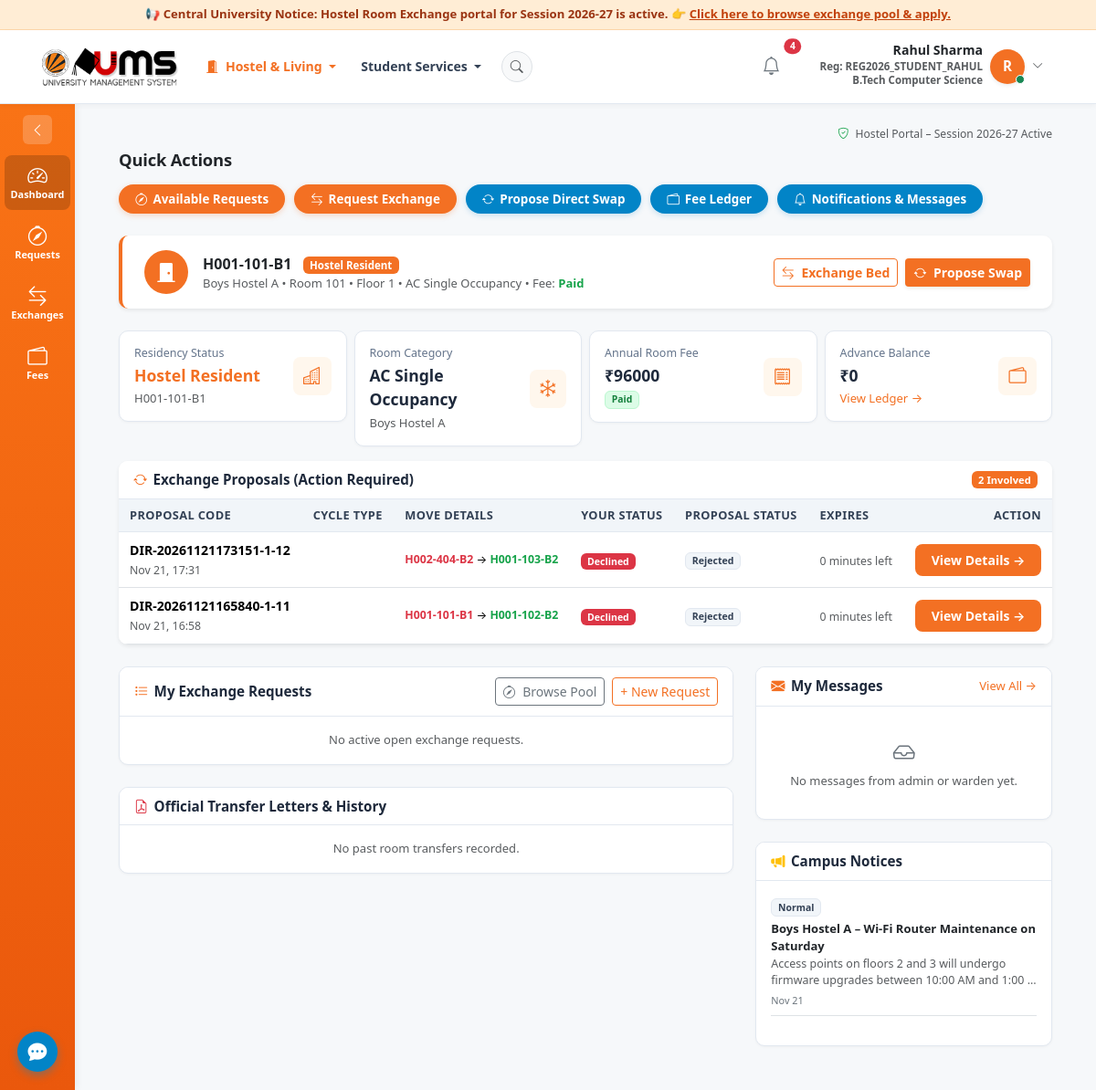
/dashboard/student/ (signed in), run on an earlier commit of the app's database.
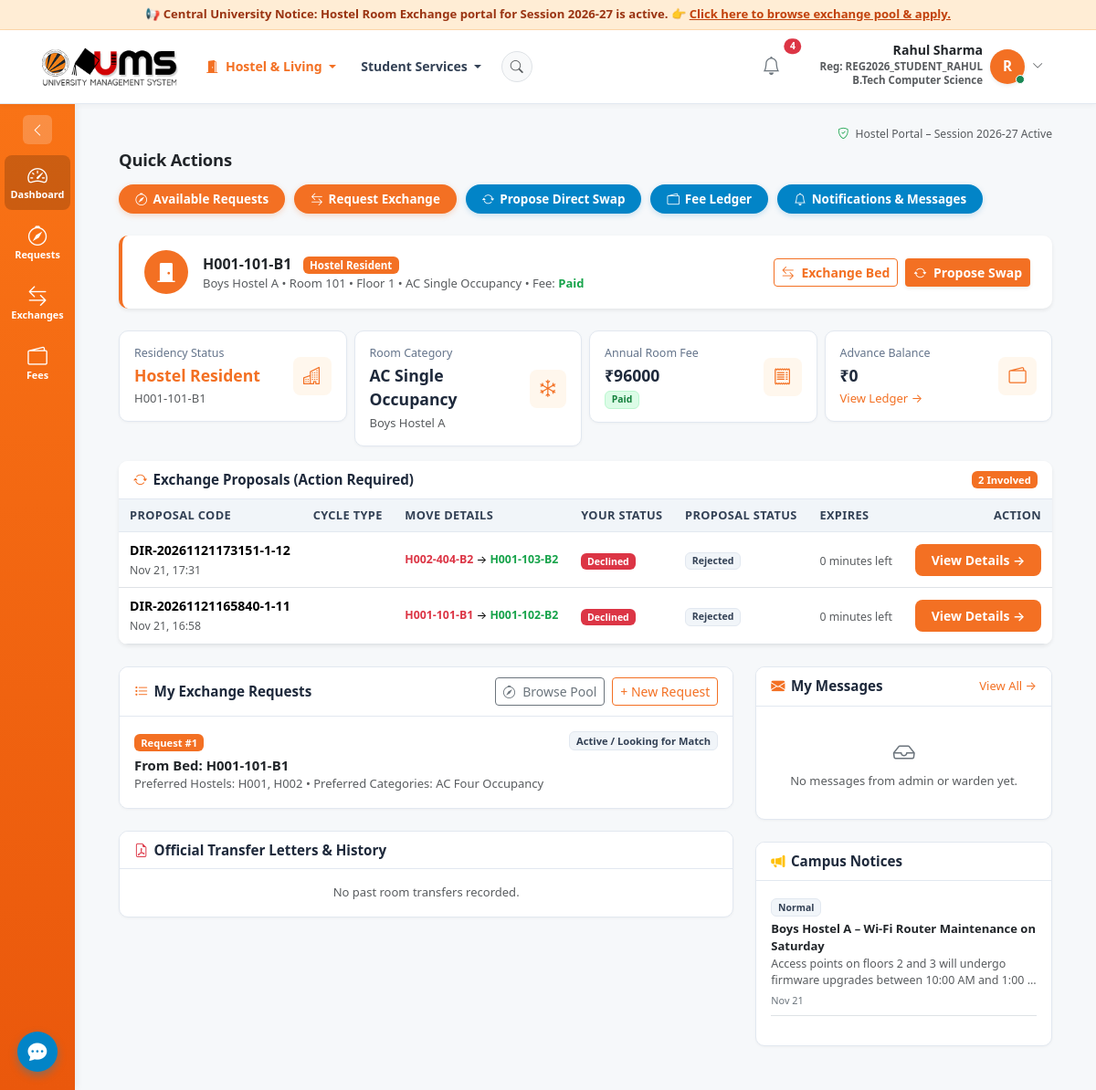
And on a later commit of the database.
### exchanges/models.py (models this page shows, shortened)
class ProposalParticipant(models.Model):
    STATUS_CHOICES = [
        ('PENDING', 'Pending Decision'),
        ('ACCEPTED', 'Accepted'),
        ('DECLINED', 'Declined'),
    ]
    proposal = models.ForeignKey(ExchangeProposal, on_delete=models.CASCADE, related_name='participants')
    student = models.ForeignKey('students.Student', on_delete=models.CASCADE, related_name='proposal_participations')
    from_bed = models.ForeignKey('rooms.Bed', on_delete=models.PROTECT, related_name='moves_from')
    to_bed = models.ForeignKey('rooms.Bed', on_delete=models.PROTECT, related_name='moves_to')
    status = models.CharField(max_length=20, choices=STATUS_CHOICES, default='PENDING')
    accepted_at = models.DateTimeField(null=True, blank=True)
    remarks = models.TextField(blank=True)
    class Meta:
        unique_together = ['proposal', 'student']
        ordering = ['id']

class ExchangeProposal(models.Model):
    STATUS_CHOICES = [
        ('PROPOSED', 'Proposed / Pending Student Acceptances'),
        ('ACCEPTED_BY_ALL', 'Accepted by All Students'),
        ('PENDING_WARDEN_APPROVAL', 'Pending Warden Approval'),
        ('APPROVED_BY_WARDENS', 'Approved by Wardens'),
        ('PAYMENT_PENDING', 'Payment Pending'),
        ('COMPLETED', 'Exchange Completed'),
        ('REJECTED', 'Rejected'),
        ('EXPIRED', 'Expired'),
        ('CANCELLED', 'Cancelled'),
    ]
    proposal_code = models.CharField(max_length=50, unique=True, help_text="e.g. EXP-2026-0001")
    cycle_length = models.PositiveIntegerField(default=2, help_text="Number of students involved in cycle (2-5)")
    status = models.CharField(max_length=30, choices=STATUS_CHOICES, default='PROPOSED')
    created_at = models.DateTimeField(auto_now_add=True)
    expires_at = models.DateTimeField()
    completed_at = models.DateTimeField(null=True, blank=True)
    rejection_reason = models.TextField(blank=True)
    class Meta:
        ordering = ['-created_at']

class ExchangeRequest(models.Model):
    STATUS_CHOICES = [
        ('ACTIVE', 'Active / Looking for Match'),
        ('MATCHED', 'Proposal Created'),
        ('CANCELLED', 'Cancelled by Student'),
        ('COMPLETED', 'Exchange Completed'),
        ('EXPIRED', 'Expired'),
    ]
    student = models.ForeignKey('students.Student', on_delete=models.CASCADE, related_name='exchange_requests')
    current_bed = models.ForeignKey('rooms.Bed', on_delete=models.PROTECT, related_name='offered_in_requests')
    preferred_hostels = models.ManyToManyField('hostels.Hostel', blank=True, related_name='preferred_in_requests')
    preferred_categories = models.ManyToManyField('rooms.RoomCategory', blank=True, related_name='preferred_in_requests')
    preferred_floor = models.PositiveIntegerField(null=True, blank=True)
    specific_target_bed = models.ForeignKey('rooms.Bed', on_delete=models.SET_NULL, null=True, blank=True, related_name='targeted_in_requests')
    specific_target_student = models.ForeignKey('students.Student', on_delete=models.SET_NULL, null=True, blank=True, related_name='targeted_in_requests')
    reason = models.TextField(blank=True, help_text="Reason for exchange request")
    status = models.CharField(max_length=20, choices=STATUS_CHOICES, default='ACTIVE')
    created_at = models.DateTimeField(auto_now_add=True)
    updated_at = models.DateTimeField(auto_now=True)
    class Meta:
        ordering = ['-created_at']

### rooms/models.py (models this page shows, shortened)
class Bed(models.Model):
    STATUS_CHOICES = [
        ('VACANT', 'Vacant'),
        ('OCCUPIED', 'Occupied'),
        ('BLOCKED', 'Blocked'),
        ('MAINTENANCE', 'Maintenance'),
    ]
    room = models.ForeignKey(Room, on_delete=models.CASCADE, related_name='beds')
    bed_identifier = models.CharField(max_length=20, help_text="e.g. Bed 1, Bed 2 or B1, B2")
    status = models.CharField(max_length=20, choices=STATUS_CHOICES, default='VACANT')
    class Meta:
        unique_together = ['room', 'bed_identifier']
        ordering = ['room', 'bed_identifier']
    @property
    def full_code(self):
        return f"{self.room.hostel.code}-{self.room.room_number}-{self.bed_identifier}"

class Room(models.Model):
    hostel = models.ForeignKey('hostels.Hostel', on_delete=models.CASCADE, related_name='rooms')
    room_number = models.CharField(max_length=20, help_text="Unique room number within hostel, e.g. A101")
    floor = models.PositiveIntegerField(default=1)
    category = models.ForeignKey(RoomCategory, on_delete=models.PROTECT, related_name='rooms')
    is_active = models.BooleanField(default=True)
    class Meta:
        unique_together = ['hostel', 'room_number']
        ordering = ['hostel', 'floor', 'room_number']

class RoomCategory(models.Model):
    name = models.CharField(max_length=100, unique=True, help_text="e.g. AC Single Occupancy")
    is_ac = models.BooleanField(default=True)
    capacity = models.PositiveIntegerField(help_text="Total bed capacity")
    description = models.TextField(blank=True)
    class Meta:
        verbose_name_plural = 'Room Categories'
        ordering = ['name']

### hostels/models.py (models this page shows, shortened)
class Hostel(models.Model):
    GENDER_CHOICES = [
        ('Male', 'Male'),
        ('Female', 'Female'),
    ]
    university = models.ForeignKey(University, on_delete=models.CASCADE, related_name='hostels')
    code = models.CharField(max_length=20, unique=True, help_text="e.g. H001, H002, H003, H004")
    name = models.CharField(max_length=100)
    gender = models.CharField(max_length=10, choices=GENDER_CHOICES)
    address = models.TextField(blank=True)
    total_floors = models.PositiveIntegerField(default=4)
    created_at = models.DateTimeField(auto_now_add=True)
    class Meta:
        ordering = ['code']

class Announcement(models.Model):
    PRIORITY_CHOICES = [
        ('NORMAL', 'Normal'),
        ('HIGH', 'High'),
        ('URGENT', 'Urgent'),
    ]
    title = models.CharField(max_length=255)
    content = models.TextField()
    target_hostel = models.ForeignKey(Hostel, on_delete=models.CASCADE, null=True, blank=True, related_name='announcements', help_text="Leave blank for all hostels.")
    author = models.ForeignKey(settings.AUTH_USER_MODEL, on_delete=models.SET_NULL, null=True)
    priority = models.CharField(max_length=20, choices=PRIORITY_CHOICES, default='NORMAL')
    is_active = models.BooleanField(default=True)
    created_at = models.DateTimeField(auto_now_add=True)
    class Meta:
        ordering = ['-created_at']

### students/views.py (the view)
# urls.py: path('dashboard/student/', student_dashboard, name='student_dashboard'),
@login_required
def student_dashboard(request):
    user = request.user
    student = getattr(user, 'student_profile', None)
    if not student:
        messages.error(request, "Student profile not found for this user account.")
        return redirect('user_profile')
    annual_fee = None
    if student.current_bed and student.current_room and student.current_hostel:
        pricing = RoomPricing.objects.filter(
            hostel=student.current_hostel,
            category=student.current_room.category,
            is_active=True
        ).first()
        if pricing:
            annual_fee = pricing.annual_fee
    account, _ = StudentAccount.objects.get_or_create(student=student)
    active_requests = ExchangeRequest.objects.filter(student=student).exclude(status__in=['COMPLETED', 'CANCELLED', 'EXPIRED'])
    participations = ProposalParticipant.objects.filter(student=student).select_related('proposal').order_by('-proposal__created_at')
    transfer_records = student.transfer_records.select_related(
        'previous_hostel', 'previous_room', 'previous_bed',
        'new_hostel', 'new_room', 'new_bed'
    ).order_by('-transfer_date')
    announcements = Announcement.objects.filter(
        is_active=True
    ).filter(
        target_hostel__in=[student.current_hostel, None]
    )[:5]
    warden_messages = Notification.objects.filter(
        recipient=user,
        notification_type='ANNOUNCEMENT'
    ).order_by('-created_at')[:8]
    is_eligible, eligibility_msg = validate_student_eligibility(student)
    context = {
        'student': student,
        'annual_fee': annual_fee,
        'account': account,
        'active_requests': active_requests,
        'participations': participations,
        'transfer_records': transfer_records,
        'announcements': announcements,
        'warden_messages': warden_messages,
        'is_eligible': is_eligible,
        'eligibility_msg': eligibility_msg,
    }
    return render(request, 'dashboards/student_dashboard.html', context)

### accounts/models.py (called while the page is built)
    @property
    def is_student(self):
        return self.role == self.Role.STUDENT

    @property
    def is_warden(self):
        return self.role == self.Role.WARDEN

    @property
    def is_chief_warden(self):
        return self.role == self.Role.CHIEF_WARDEN

    @property
    def is_admin_user(self):
        return self.role == self.Role.ADMIN or self.is_superuser

### exchanges/models.py (called while the page is built)
    @classmethod
    def get_current(cls):
        policy, _ = cls.objects.get_or_create(
            code='DEFAULT',
            defaults={'name': 'Standard University Exchange Policy'}
        )
        return policy

### notifications/context_processors.py (called while the page is built)
def unread_notifications(request):
    if request.user.is_authenticated:
        unread_count = request.user.notifications.filter(is_read=False).count()
        recent_notifications = request.user.notifications.filter(is_read=False)[:5]
        return {
            'unread_notifications_count': unread_count,
            'recent_notifications': recent_notifications,
        }
    return {
        'unread_notifications_count': 0,
        'recent_notifications': [],
    }

### students/models.py (called while the page is built)
    @property
    def is_day_scholar(self):
        return self.student_type == 'DAY_SCHOLAR' or self.current_bed is None

### templates/dashboards/student_dashboard.html (shortened to what the changed rows need)
{% extends 'base.html' %}
{% load static %}
{% block content %}
<div class="container-fluid px-2 px-md-3">
  <div class="card card-custom mb-4 shadow-sm border-0">
    <div class="card-body p-0">
      {% if participations %}
        <div class="table-responsive">
          <table class="table table-hover align-middle mb-0">
            <thead class="table-light">
              <tr>
                <th>Proposal Code</th>
                <th>Cycle Type</th>
                <th>Move Details</th>
                <th>Your Status</th>
                <th>Proposal Status</th>
                <th>Expires</th>
                <th class="text-end">Action</th>
              </tr>
            </thead>
            <tbody>
              {% for part in participations %}
                <tr>
                  <td>
                    <span class="fw-bold">{{ part.proposal.proposal_code }}</span>
                    <br><small class="text-muted">{{ part.proposal.created_at|date:"M d, H:i" }}</small>
                  </td>
                  <td>
                  </td>
                  <td>
                    <div class="small">
                      <span class="text-danger fw-bold">{{ part.from_bed.full_code }}</span>
                      &rarr;
                      <span class="text-success fw-bold">{{ part.to_bed.full_code }}</span>
                    </div>
                  </td>
                  <td>
                    {% if part.status == 'ACCEPTED' %}
                      <span class="badge bg-success">Accepted</span>
                    {% elif part.status == 'DECLINED' %}
                      <span class="badge bg-danger">Declined</span>
                    {% else %}
                      <span class="badge bg-warning text-dark">Pending Your Consent</span>
                    {% endif %}
                  </td>
                  <td>
                    <span class="badge bg-info text-dark">{{ part.proposal.get_status_display }}</span>
                  </td>
                  <td>
                    <small class="text-muted">{{ part.proposal.expires_at|timeuntil }} left</small>
                  </td>
                  <td class="text-end">
                    <a href="{% url 'proposal_detail' part.proposal.id %}" class="btn btn-sm btn-primary-custom">
                      View Details &rarr;
                    </a>
                  </td>
                </tr>
              {% endfor %}
            </tbody>
          </table>
        </div>
      {% endif %}
    </div>
  </div>
  <div class="row g-4">
    <div class="col-12 col-lg-8">
      <div class="card card-custom mb-4">
        <div class="card-body p-0">
          {% if active_requests %}
            <ul class="list-group list-group-flush">
              {% for req in active_requests %}
                <li class="list-group-item p-3">
                  <div class="d-flex justify-content-between align-items-start">
                    <div>
                      <span class="badge bg-primary mb-1">Request #{{ req.id }}</span>
                      <div class="fw-semibold">From Bed: {{ req.current_bed.full_code }}</div>
                      <div class="small text-muted">
                        Preferred Hostels:
                        {% for h in req.preferred_hostels.all %}{{ h.code }}{% if not forloop.last %}, {% endif %}{% empty %}Any eligible{% endfor %}
                        • Preferred Categories:
                        {% for c in req.preferred_categories.all %}{{ c.name }}{% if not forloop.last %}, {% endif %}{% empty %}Any category{% endfor %}
                      </div>
                    </div>
                    <span class="badge bg-info text-dark">{{ req.get_status_display }}</span>
                  </div>
                </li>
              {% endfor %}
            </ul>
          {% else %}
            <div class="p-3 text-center text-muted small">No active open exchange requests.</div>
          {% endif %}
        </div>
      </div>
    </div>
    <div class="col-12 col-lg-4">
      <div class="card card-custom mb-4">
        <div class="card-body p-3">
          {% for ann in announcements %}
            <div class="mb-3 border-bottom pb-2">
              <span class="badge {% if ann.priority == 'URGENT' %}bg-danger{% elif ann.priority == 'HIGH' %}bg-warning text-dark{% else %}bg-secondary{% endif %} mb-1" style="font-size: 0.65rem;">
                {{ ann.get_priority_display }}
              </span>
              <div class="fw-bold small">{{ ann.title }}</div>
              <div class="text-muted small" style="font-size: 0.78rem;">{{ ann.content|truncatechars:90 }}</div>
              <div class="text-secondary small mt-1" style="font-size: 0.68rem;">{{ ann.created_at|date:"M d" }}</div>
            </div>
          {% empty %}
            <div class="text-muted small text-center">No notices at this time.</div>
          {% endfor %}
        </div>
      </div>
    </div>
  </div>
</div>
{% endblock %}

What changed in the data, as far as the page shows it:
added ExchangeRequest: id "1", current_bed.full_code "H001-101-B1", status "Active / Looking for Match"
now on this page (row unchanged): Hostel: code "H001"
now on this page (row unchanged): Hostel: code "H002"
now on this page (row unchanged): RoomCategory: name "AC Four Occupancy"
Also different on the page:
text no longer shown: "No active open exchange requests."
